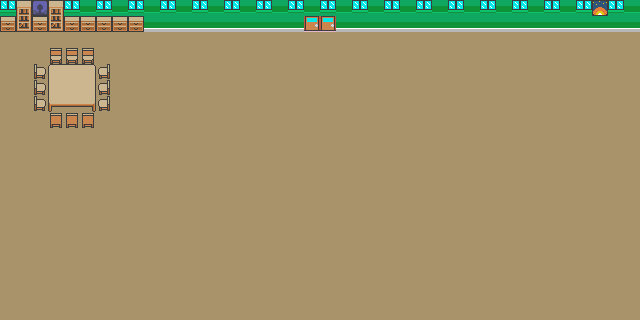

The image is a tile-based game level rendered from a .tmx file. Its description and complete source (layers, tilesets, objects, tile grids) follow:
An orthogonal 40x20 tile map with 16x16 px tiles, 2 tile layers (NOT SOLID, SOLID).

<map version="1.2" tiledversion="2019.11.12" orientation="orthogonal" renderorder="right-down" compressionlevel="-1" width="40" height="20" tilewidth="16" tileheight="16" infinite="0" nextlayerid="3" nextobjectid="1">
 <tileset firstgid="1" source="../tilesets/basic.tsx" />
 <layer id="2" name="NOT SOLID" width="40" height="20">
  <data encoding="csv">
689,689,689,689,689,689,689,689,689,689,689,689,689,689,689,689,689,689,689,689,689,689,689,689,689,689,689,689,689,689,689,689,689,689,689,689,689,689,689,689,
689,689,689,689,689,689,689,689,689,689,689,689,689,689,689,689,689,689,689,689,689,689,689,689,689,689,689,689,689,689,689,689,689,689,689,689,689,689,689,689,
689,689,689,689,689,689,689,689,689,689,689,689,689,689,689,689,689,689,689,689,689,689,689,689,689,689,689,689,689,689,689,689,689,689,689,689,689,689,689,689,
689,689,689,689,689,689,689,689,689,689,689,689,689,689,689,689,689,689,689,689,689,689,689,689,689,689,689,689,689,689,689,689,689,689,689,689,689,689,689,689,
689,689,689,689,689,689,689,689,689,689,689,689,689,689,689,689,689,689,689,689,689,689,689,689,689,689,689,689,689,689,689,689,689,689,689,689,689,689,689,689,
689,689,689,689,689,689,689,689,689,689,689,689,689,689,689,689,689,689,689,689,689,689,689,689,689,689,689,689,689,689,689,689,689,689,689,689,689,689,689,689,
689,689,689,689,689,689,689,689,689,689,689,689,689,689,689,689,689,689,689,689,689,689,689,689,689,689,689,689,689,689,689,689,689,689,689,689,689,689,689,689,
689,689,689,689,689,689,689,689,689,689,689,689,689,689,689,689,689,689,689,689,689,689,689,689,689,689,689,689,689,689,689,689,689,689,689,689,689,689,689,689,
689,689,689,689,689,689,689,689,689,689,689,689,689,689,689,689,689,689,689,689,689,689,689,689,689,689,689,689,689,689,689,689,689,689,689,689,689,689,689,689,
689,689,689,689,689,689,689,689,689,689,689,689,689,689,689,689,689,689,689,689,689,689,689,689,689,689,689,689,689,689,689,689,689,689,689,689,689,689,689,689,
689,689,689,689,689,689,689,689,689,689,689,689,689,689,689,689,689,689,689,689,689,689,689,689,689,689,689,689,689,689,689,689,689,689,689,689,689,689,689,689,
689,689,689,689,689,689,689,689,689,689,689,689,689,689,689,689,689,689,689,689,689,689,689,689,689,689,689,689,689,689,689,689,689,689,689,689,689,689,689,689,
689,689,689,689,689,689,689,689,689,689,689,689,689,689,689,689,689,689,689,689,689,689,689,689,689,689,689,689,689,689,689,689,689,689,689,689,689,689,689,689,
689,689,689,689,689,689,689,689,689,689,689,689,689,689,689,689,689,689,689,689,689,689,689,689,689,689,689,689,689,689,689,689,689,689,689,689,689,689,689,689,
689,689,689,689,689,689,689,689,689,689,689,689,689,689,689,689,689,689,689,689,689,689,689,689,689,689,689,689,689,689,689,689,689,689,689,689,689,689,689,689,
689,689,689,689,689,689,689,689,689,689,689,689,689,689,689,689,689,689,689,689,689,689,689,689,689,689,689,689,689,689,689,689,689,689,689,689,689,689,689,689,
689,689,689,689,689,689,689,689,689,689,689,689,689,689,689,689,689,689,689,689,689,689,689,689,689,689,689,689,689,689,689,689,689,689,689,689,689,689,689,689,
689,689,689,689,689,689,689,689,689,689,689,689,689,689,689,689,689,689,689,689,689,689,689,689,689,689,689,689,689,689,689,689,689,689,689,689,689,689,689,689,
689,689,689,689,689,689,689,689,689,689,689,689,689,689,689,689,689,689,689,689,689,689,689,689,689,689,689,689,689,689,689,689,689,689,689,689,689,689,689,689,
689,689,689,689,689,689,689,689,689,689,689,689,689,689,689,689,689,689,689,689,689,689,689,689,689,689,689,689,689,689,689,689,689,689,689,689,689,689,689,689
</data>
 </layer>
 <layer id="1" name="SOLID" width="40" height="20">
  <data encoding="csv">
874,1125,491,1125,874,503,874,503,874,503,874,503,874,503,874,503,874,503,874,503,874,503,874,503,874,503,874,503,874,503,874,503,874,503,874,503,874,490,874,503,
1447,1189,1447,1189,1447,1447,1447,1447,1447,501,501,501,501,501,501,501,501,501,501,223,223,501,501,501,501,501,501,501,501,501,501,501,501,501,501,501,501,501,501,501,
0,0,0,0,0,0,0,0,0,0,0,0,0,0,0,0,0,0,0,0,0,0,0,0,0,0,0,0,0,0,0,0,0,0,0,0,0,0,0,0,
0,0,0,1382,1382,1382,0,0,0,0,0,0,0,0,0,0,0,0,0,0,0,0,0,0,0,0,0,0,0,0,0,0,0,0,0,0,0,0,0,0,
0,0,1318,36,37,38,1319,0,0,0,0,0,0,0,0,0,0,0,0,0,0,0,0,0,0,0,0,0,0,0,0,0,0,0,0,0,0,0,0,0,
0,0,1318,100,101,102,1319,0,0,0,0,0,0,0,0,0,0,0,0,0,0,0,0,0,0,0,0,0,0,0,0,0,0,0,0,0,0,0,0,0,
0,0,1318,164,165,166,1319,0,0,0,0,0,0,0,0,0,0,0,0,0,0,0,0,0,0,0,0,0,0,0,0,0,0,0,0,0,0,0,0,0,
0,0,0,1383,1383,1383,0,0,0,0,0,0,0,0,0,0,0,0,0,0,0,0,0,0,0,0,0,0,0,0,0,0,0,0,0,0,0,0,0,0,
0,0,0,0,0,0,0,0,0,0,0,0,0,0,0,0,0,0,0,0,0,0,0,0,0,0,0,0,0,0,0,0,0,0,0,0,0,0,0,0,
0,0,0,0,0,0,0,0,0,0,0,0,0,0,0,0,0,0,0,0,0,0,0,0,0,0,0,0,0,0,0,0,0,0,0,0,0,0,0,0,
0,0,0,0,0,0,0,0,0,0,0,0,0,0,0,0,0,0,0,0,0,0,0,0,0,0,0,0,0,0,0,0,0,0,0,0,0,0,0,0,
0,0,0,0,0,0,0,0,0,0,0,0,0,0,0,0,0,0,0,0,0,0,0,0,0,0,0,0,0,0,0,0,0,0,0,0,0,0,0,0,
0,0,0,0,0,0,0,0,0,0,0,0,0,0,0,0,0,0,0,0,0,0,0,0,0,0,0,0,0,0,0,0,0,0,0,0,0,0,0,0,
0,0,0,0,0,0,0,0,0,0,0,0,0,0,0,0,0,0,0,0,0,0,0,0,0,0,0,0,0,0,0,0,0,0,0,0,0,0,0,0,
0,0,0,0,0,0,0,0,0,0,0,0,0,0,0,0,0,0,0,0,0,0,0,0,0,0,0,0,0,0,0,0,0,0,0,0,0,0,0,0,
0,0,0,0,0,0,0,0,0,0,0,0,0,0,0,0,0,0,0,0,0,0,0,0,0,0,0,0,0,0,0,0,0,0,0,0,0,0,0,0,
0,0,0,0,0,0,0,0,0,0,0,0,0,0,0,0,0,0,0,0,0,0,0,0,0,0,0,0,0,0,0,0,0,0,0,0,0,0,0,0,
0,0,0,0,0,0,0,0,0,0,0,0,0,0,0,0,0,0,0,0,0,0,0,0,0,0,0,0,0,0,0,0,0,0,0,0,0,0,0,0,
0,0,0,0,0,0,0,0,0,0,0,0,0,0,0,0,0,0,0,0,0,0,0,0,0,0,0,0,0,0,0,0,0,0,0,0,0,0,0,0,
0,0,0,0,0,0,0,0,0,0,0,0,0,0,0,0,0,0,0,0,0,0,0,0,0,0,0,0,0,0,0,0,0,0,0,0,0,0,0,0
</data>
 </layer>
</map>